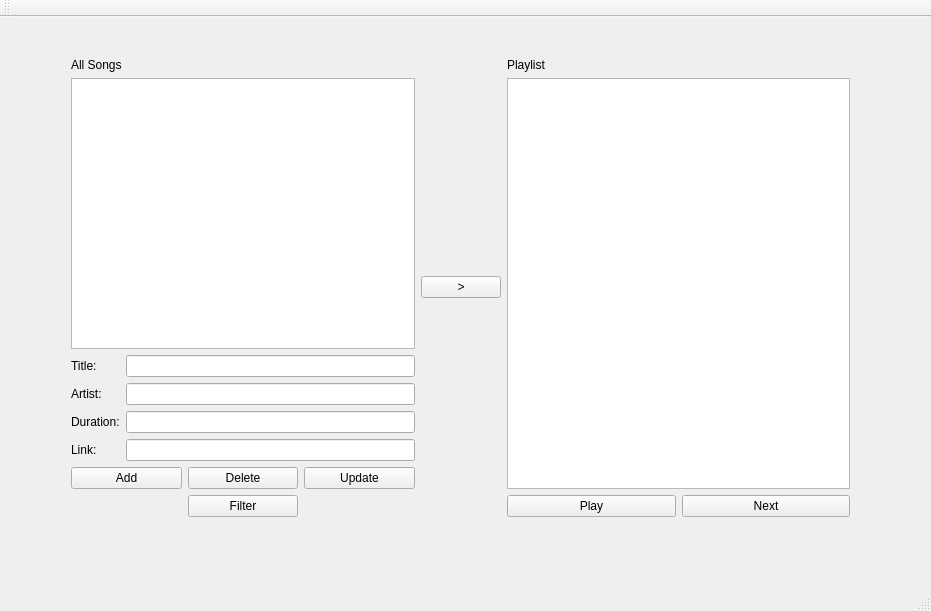
<?xml version="1.0" encoding="UTF-8"?>
<ui version="4.0">
 <class>QtSongPlaylistClass</class>
 <widget class="QMainWindow" name="QtSongPlaylistClass">
  <property name="geometry">
   <rect>
    <x>0</x>
    <y>0</y>
    <width>931</width>
    <height>611</height>
   </rect>
  </property>
  <property name="windowTitle">
   <string>QtSongPlaylist</string>
  </property>
  <widget class="QWidget" name="centralWidget">
   <widget class="QWidget" name="horizontalLayoutWidget_2">
    <property name="geometry">
     <rect>
      <x>60</x>
      <y>30</y>
      <width>801</width>
      <height>481</height>
     </rect>
    </property>
    <layout class="QHBoxLayout" name="horizontalLayout_5">
     <item>
      <layout class="QVBoxLayout" name="verticalLayout_4">
       <item>
        <widget class="QLabel" name="label">
         <property name="text">
          <string>All Songs</string>
         </property>
        </widget>
       </item>
       <item>
        <widget class="QListWidget" name="listWidget"/>
       </item>
       <item>
        <layout class="QFormLayout" name="formLayout">
         <item row="0" column="0">
          <widget class="QLabel" name="titleLabel">
           <property name="text">
            <string>Title:</string>
           </property>
          </widget>
         </item>
         <item row="0" column="1">
          <widget class="QLineEdit" name="titleLineEdit"/>
         </item>
         <item row="1" column="0">
          <widget class="QLabel" name="artistLabel">
           <property name="text">
            <string>Artist: </string>
           </property>
          </widget>
         </item>
         <item row="1" column="1">
          <widget class="QLineEdit" name="artistLineEdit"/>
         </item>
         <item row="2" column="0">
          <widget class="QLabel" name="durationLabel">
           <property name="text">
            <string>Duration:</string>
           </property>
          </widget>
         </item>
         <item row="2" column="1">
          <widget class="QLineEdit" name="durationLineEdit"/>
         </item>
         <item row="3" column="0">
          <widget class="QLabel" name="linkLabel">
           <property name="text">
            <string>Link:</string>
           </property>
          </widget>
         </item>
         <item row="3" column="1">
          <widget class="QLineEdit" name="linkLineEdit"/>
         </item>
        </layout>
       </item>
       <item>
        <layout class="QGridLayout" name="gridLayout_2">
         <item row="0" column="0">
          <widget class="QPushButton" name="addButton">
           <property name="text">
            <string>Add</string>
           </property>
          </widget>
         </item>
         <item row="0" column="2">
          <widget class="QPushButton" name="UpdateButton">
           <property name="text">
            <string>Update</string>
           </property>
          </widget>
         </item>
         <item row="0" column="1">
          <widget class="QPushButton" name="deleteButton">
           <property name="text">
            <string>Delete</string>
           </property>
          </widget>
         </item>
         <item row="1" column="1">
          <widget class="QPushButton" name="FilterButton">
           <property name="text">
            <string>Filter</string>
           </property>
          </widget>
         </item>
        </layout>
       </item>
      </layout>
     </item>
     <item>
      <widget class="QPushButton" name="Button_Next_in_Playlist">
       <property name="text">
        <string>&gt;</string>
       </property>
      </widget>
     </item>
     <item>
      <layout class="QVBoxLayout" name="verticalLayout_6">
       <item>
        <widget class="QLabel" name="label_2">
         <property name="text">
          <string>Playlist</string>
         </property>
        </widget>
       </item>
       <item>
        <widget class="QListWidget" name="playlist"/>
       </item>
       <item>
        <layout class="QHBoxLayout" name="horizontalLayout_4">
         <item>
          <widget class="QPushButton" name="playButton">
           <property name="text">
            <string>Play</string>
           </property>
          </widget>
         </item>
         <item>
          <widget class="QPushButton" name="nextButton">
           <property name="text">
            <string>Next</string>
           </property>
          </widget>
         </item>
        </layout>
       </item>
      </layout>
     </item>
    </layout>
   </widget>
  </widget>
  <widget class="QMenuBar" name="menuBar">
   <property name="geometry">
    <rect>
     <x>0</x>
     <y>0</y>
     <width>931</width>
     <height>26</height>
    </rect>
   </property>
  </widget>
  <widget class="QToolBar" name="mainToolBar">
   <attribute name="toolBarArea">
    <enum>TopToolBarArea</enum>
   </attribute>
   <attribute name="toolBarBreak">
    <bool>false</bool>
   </attribute>
  </widget>
  <widget class="QStatusBar" name="statusBar"/>
 </widget>
 <layoutdefault spacing="6" margin="11"/>
 <resources>
  <include location="QtSongPlaylist.qrc"/>
 </resources>
 <connections/>
</ui>
